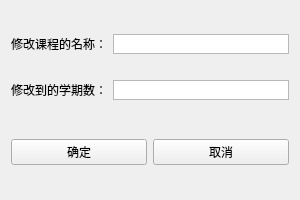
<?xml version="1.0" encoding="UTF-8"?>
<ui version="4.0">
 <class>change_termClass</class>
 <widget class="QWidget" name="change_termClass">
  <property name="geometry">
   <rect>
    <x>0</x>
    <y>0</y>
    <width>300</width>
    <height>200</height>
   </rect>
  </property>
  <property name="minimumSize">
   <size>
    <width>300</width>
    <height>200</height>
   </size>
  </property>
  <property name="maximumSize">
   <size>
    <width>300</width>
    <height>200</height>
   </size>
  </property>
  <property name="windowTitle">
   <string>修改课程所在学期</string>
  </property>
  <layout class="QVBoxLayout" name="verticalLayout_2">
   <item>
    <layout class="QVBoxLayout" name="verticalLayout">
     <item>
      <layout class="QHBoxLayout" name="horizontalLayout">
       <item>
        <widget class="QLabel" name="label">
         <property name="text">
          <string>修改课程的名称：</string>
         </property>
        </widget>
       </item>
       <item>
        <widget class="QTextEdit" name="class_name">
         <property name="minimumSize">
          <size>
           <width>0</width>
           <height>20</height>
          </size>
         </property>
         <property name="maximumSize">
          <size>
           <width>1000</width>
           <height>20</height>
          </size>
         </property>
         <property name="verticalScrollBarPolicy">
          <enum>Qt::ScrollBarAlwaysOff</enum>
         </property>
         <property name="horizontalScrollBarPolicy">
          <enum>Qt::ScrollBarAlwaysOff</enum>
         </property>
        </widget>
       </item>
      </layout>
     </item>
     <item>
      <spacer name="verticalSpacer">
       <property name="orientation">
        <enum>Qt::Vertical</enum>
       </property>
       <property name="sizeType">
        <enum>QSizePolicy::Fixed</enum>
       </property>
       <property name="sizeHint" stdset="0">
        <size>
         <width>20</width>
         <height>20</height>
        </size>
       </property>
      </spacer>
     </item>
     <item>
      <layout class="QHBoxLayout" name="horizontalLayout_2">
       <item>
        <widget class="QLabel" name="label_2">
         <property name="text">
          <string>修改到的学期数：</string>
         </property>
        </widget>
       </item>
       <item>
        <widget class="QTextEdit" name="term_num_button">
         <property name="minimumSize">
          <size>
           <width>0</width>
           <height>20</height>
          </size>
         </property>
         <property name="maximumSize">
          <size>
           <width>1000</width>
           <height>20</height>
          </size>
         </property>
         <property name="verticalScrollBarPolicy">
          <enum>Qt::ScrollBarAlwaysOff</enum>
         </property>
         <property name="horizontalScrollBarPolicy">
          <enum>Qt::ScrollBarAlwaysOff</enum>
         </property>
        </widget>
       </item>
      </layout>
     </item>
    </layout>
   </item>
   <item>
    <spacer name="verticalSpacer_2">
     <property name="orientation">
      <enum>Qt::Vertical</enum>
     </property>
     <property name="sizeType">
      <enum>QSizePolicy::Fixed</enum>
     </property>
     <property name="sizeHint" stdset="0">
      <size>
       <width>20</width>
       <height>10</height>
      </size>
     </property>
    </spacer>
   </item>
   <item>
    <layout class="QHBoxLayout" name="horizontalLayout_3">
     <item>
      <widget class="QPushButton" name="queding">
       <property name="text">
        <string>确定</string>
       </property>
      </widget>
     </item>
     <item>
      <widget class="QPushButton" name="quxiao">
       <property name="text">
        <string>取消</string>
       </property>
      </widget>
     </item>
    </layout>
   </item>
  </layout>
 </widget>
 <layoutdefault spacing="6" margin="11"/>
 <resources/>
 <connections/>
</ui>
